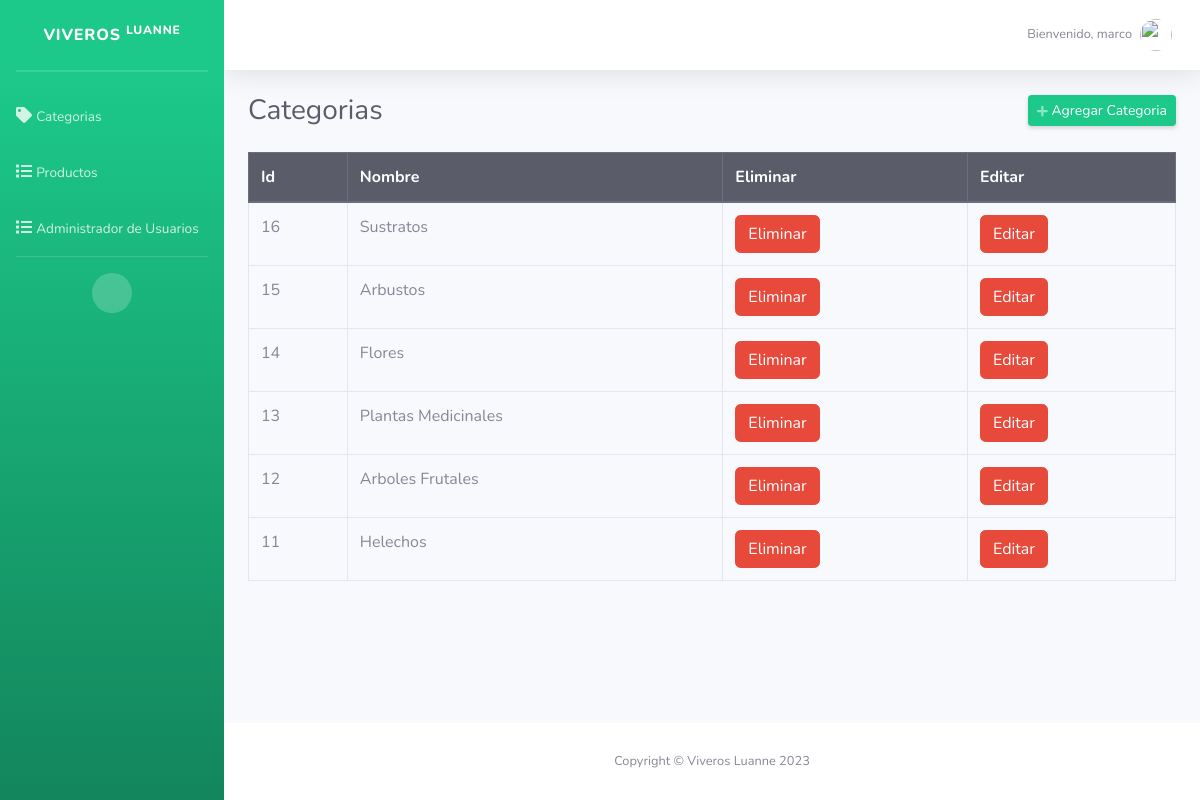
Page /MarcoPHP/Administrador/categorias.php (signed in) on the committed database.
### tables this page shows
CREATE TABLE `categorias` (
  `id` int(11) NOT NULL,
  `categoria` varchar(50) NOT NULL
);

### MarcoPHP/Administrador/categorias.php (the view, shortened to what this page needs)
<?php
include("header.php");
?>
<div class="d-sm-flex align-items-center justify-content-between mb-4">
    <h1 class="h3 mb-0 text-gray-800">Categorias</h1>
    <a href="#" class="d-none d-sm-inline-block btn btn-sm btn-success shadow-sm" id="abrirCategoria"><i class="fas fa-plus fa-sm text-white-50"></i> Agregar Categoria</a>
</div>
<div class="row">
    <div class="col-md-12">
        <div class="table-responsive">
            <table class="table table-hover table-bordered" style="width: 100%;">
                <thead class="thead-dark">
                    <tr>
                        <th>Id</th>
                        <th>Nombre</th>
                        <th>Eliminar</th>
                        <th>Editar</th>
                    </tr>
                </thead>
                <tbody>
                    <?php
                    $query = mysqli_query($coneccion, "SELECT * FROM categorias ORDER BY id DESC");
                    while ($data = mysqli_fetch_assoc($query)) { ?>
                        <tr>
                            <td><?php echo $data['id']; ?></td>
                            <td><?php echo $data['categoria']; ?></td>
                            <td>
                                <form method="post" action="eliminar.php?accion=cli&id=<?php echo $data['id']; ?>" class="d-inline eliminar">
                                    <button class="btn btn-danger" type="submit">Eliminar</button>
                                </form>
                            </td>
                            <td>
                                <form method="post" action="editar.php?accion=cli&id=<?php echo $data['id']; ?>" class="d-inline editar">
                                    <button class="btn btn-danger" type="submit">Editar</button>
                                </form>
                            </td>
                        </tr>
                    <?php } ?>
                </tbody>
            </table>
        </div>
    </div>
</div>
<?php include("footer.php"); ?>

### MarcoPHP/Administrador/header.php (shortened to what this page needs)
<!DOCTYPE html>
<html lang="es">
<head>
    <link href="../css/sb-admin-2.min.css" rel="stylesheet">
</head>
<body id="page-top">
    <div id="wrapper">
        <ul class="navbar-nav bg-gradient-success sidebar sidebar-dark accordion" id="accordionSidebar">
            <a class="sidebar-brand d-flex align-items-center justify-content-center" href="productos.php">
                <div class="sidebar-brand-text mx-3">Viveros <sup>LUANNE</sup></div>
            </a>
            <hr class="sidebar-divider my-0">
            <hr class="sidebar-divider">
            <li class="nav-item">
                <a class="nav-link" href="categorias.php">
                    <i class="fas fa-tag"></i>
                    <span>Categorias</span></a>
            </li>
            <li class="nav-item">
                <a class="nav-link" href="productos.php">
                    <i class="fas fa-list"></i>
                    <span>Productos</span></a>
            </li>
            <li class="nav-item">
                    <a class="nav-link" href="gestion_Usuario.php">
                    <i class="fa fa-list"></i>
                    <span>Administrador de Usuarios </span></a>
            </li>
            <hr class="sidebar-divider d-none d-md-block">
            <div class="text-center d-none d-md-inline">
                <button class="rounded-circle border-0" id="sidebarToggle"></button>
            </div>
        </ul>
        <div id="content-wrapper" class="d-flex flex-column">
            <div id="content">
                <nav class="navbar navbar-expand navbar-light bg-white topbar mb-4 static-top shadow">
                    <ul class="navbar-nav ml-auto">
                        <li class="nav-item dropdown no-arrow">
                            <a class="nav-link dropdown-toggle" href="#" id="userDropdown" role="button" data-toggle="dropdown" aria-haspopup="true" aria-expanded="false">
                                <span class="mr-2 d-none d-lg-inline text-gray-600 small"><?php echo 'Bienvenido, ' . $_SESSION['usuario']; ?></span>
                                <img class="img-profile rounded-circle" src="../img/arbustos.jpg">
                            </a>
                        </li>
                    </ul>
                </nav>
                <div class="container-fluid">

### MarcoPHP/Administrador/footer.php (shortened to what this page needs)
</div>
</div>
<footer class="sticky-footer bg-white">
    <div class="container my-auto">
        <div class="copyright text-center my-auto">
            <span>Copyright &copy; Viveros Luanne 2023</span>
        </div>
    </div>
</footer>
</div>
</div>
</body>
</html>

### rows in the picture
categorias: id "16", categoria "Sustratos"
categorias: id "15", categoria "Arbustos"
categorias: id "14", categoria "Flores"
categorias: id "13", categoria "Plantas Medicinales"
categorias: id "12", categoria "Arboles Frutales"
categorias: id "11", categoria "Helechos"

### other values in the picture
$_SESSION['usuario'] "marco"
